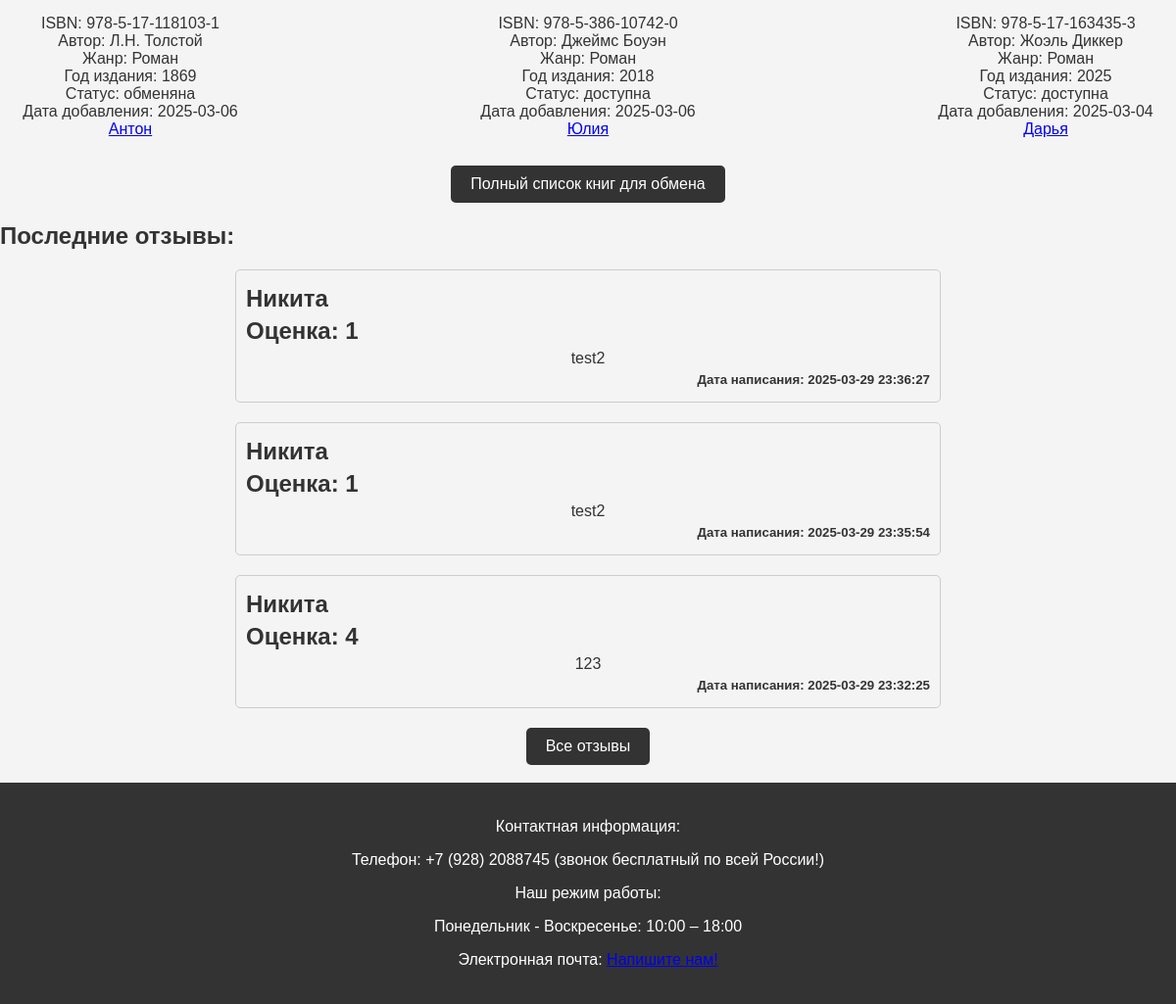
Before: / (lower part) with the older database file.
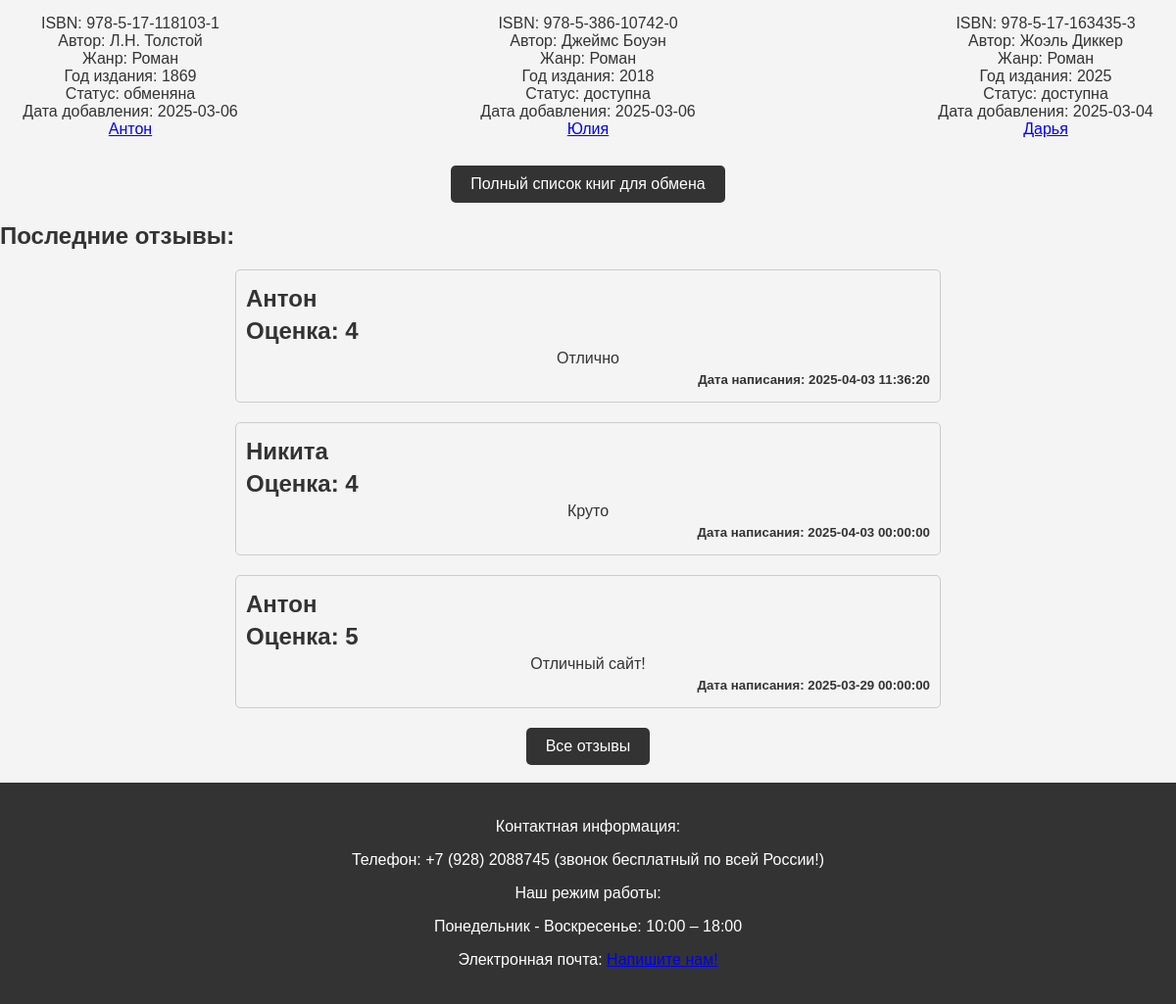
After: the same page with the newer database file.
### index.php (the view, shortened to what this page needs)
<!DOCTYPE html>
<html lang="en">
<head>
</head>
<body>
    <br>
        <table class="tbl">
            <?php
            $dbuser = 'mysql';
            $dbpass = 'mysql';
            $dbserver = 'localhost';
            $dbname = 'book';
            $mysql = mysqli_connect($dbserver, $dbuser, $dbpass, $dbname)
            or die ('Ошибка ' . mysqli_error($mysql));
            $query1 = mysqli_query($mysql, "SELECT p.имя, k.книга_id, k.пользователь_id, k.название, k.isbn, фото, k.автор, k.жанр, k.год_издания, k.статус, k.дата_добавления FROM книги k INNER JOIN пользователи p ON k.пользователь_id = p.пользователь_id");
            $maxBooks = 3;
            mysqli_data_seek($query1, 0);
            $count = 0;
            echo "<tr>";
            while ($row = mysqli_fetch_array($query1)) {
                if ($count >= $maxBooks) {
                    break;
                }
                echo "<td><img src='{$row['фото']}' alt='{$row['название']}' class='book-image'></td>";
                $count++;
            }
            echo "</tr>";
            mysqli_data_seek($query1, 0);
            $count = 0;
            echo "<tr>";
            while ($row = mysqli_fetch_array($query1)) {
                if ($count >= $maxBooks) {
                    break;
                }
                echo "<td>";
                echo "ISBN: " . $row['isbn'] . "<br>";
                echo "Автор: " . $row['автор'] . "<br>";
                echo "Жанр: " . $row['жанр'] . "<br>";
                echo "Год издания: " . $row['год_издания'] . "<br>";
                echo "Статус: " . $row['статус'] . "<br>";
                echo "Дата добавления: " . $row['дата_добавления'] . "<br>";
                echo "<a href='UserProfile.php?user_id=" . $row['пользователь_id'] . "'>" . $row['имя'] . "</a>";
                echo "</td>";
                $count++;
            }
            echo "</tr>";
            ?>
        </table>
        <div style="text-align: center;">
            <a href="Books.php" class="btn">Полный список книг для обмена</a>
        </div>
        <h2>Последние отзывы:</h2>
        <div class="container1">
        <?php
        $mysql = mysqli_connect($dbserver, $dbuser, $dbpass, $dbname)
        or die ('Ошибка ' . mysqli_error($mysql));
        $query1 = mysqli_query($mysql, "SELECT k.отзыв_id, s.имя, k.оценка, k.комментарий, k.дата_создания FROM отзывы k INNER JOIN пользователи s ON k.пользователь_id = s.пользователь_id Order by k.дата_создания desc LIMIT 0, 3");
        while($row=mysqli_fetch_array($query1)) {
            echo "
            <div class='news-item'>
            <h2 align='left'>" .  $row['имя'] . "</h2>
            <h2 align='left'> Оценка: " .  $row['оценка'] . "</h2>
            <p align='center'>" . $row['комментарий'] . "</p>
            <h5 align='right'> Дата написания: " . $row['дата_создания'] . "</h5>
            </div>";
        }
        ?>
        </div>
        <div style="text-align: center;">
            <a href="Comments.php" class="btn">Все отзывы</a><br><br>
        </div>
    <footer>
        <p>Контактная информация:</p>
        <p>Телефон: +7 (928) 2088745 (звонок бесплатный по всей России!)</p>
        <p>Наш режим работы:</p>
        <p>Понедельник - Воскресенье: 10:00 – 18:00</p>
        <p>Электронная почта: <a href="mailto:BooksForExchange@gmail.com">Напишите нам!</a></p>
    </footer>
</body>
</html>

Changed rows visible on the page:
no longer on this page (row edited): отзывы: пользователь.имя "Никита", оценка "1", комментарий "test2", дата_создания "2025-03-29 23:36:27"
no longer on this page (row edited): отзывы: пользователь.имя "Никита", оценка "1", комментарий "test2", дата_создания "2025-03-29 23:35:54"
no longer on this page (row edited): отзывы: пользователь.имя "Никита", оценка "4", комментарий "123", дата_создания "2025-03-29 23:32:25"
added отзывы: пользователь.имя "Антон", оценка "4", комментарий "Отлично", дата_создания "2025-04-03 11:36:20"
added отзывы: пользователь.имя "Никита", оценка "4", комментарий "Круто", дата_создания "2025-04-03 00:00:00"
now on this page (row edited): отзывы: пользователь.имя "Антон", оценка "5", комментарий "Отличный сайт!", дата_создания "2025-03-29 00:00:00"
